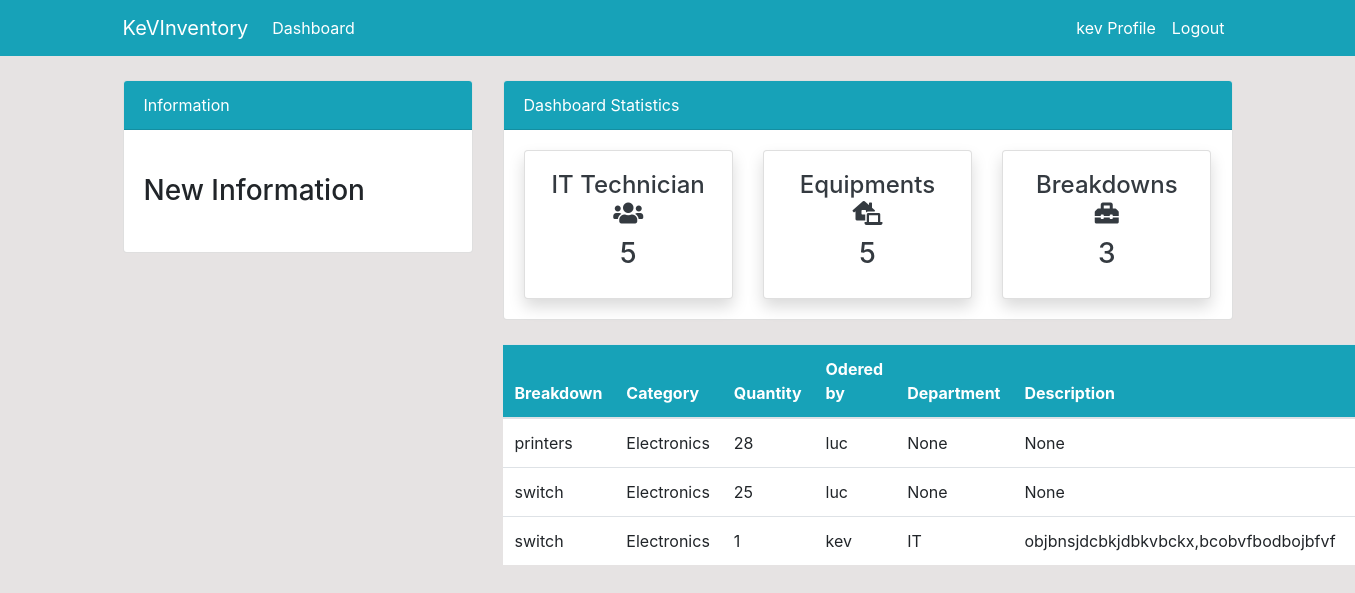
Page /order/ (signed in) on the committed database.
### dashboard/models.py (models this page shows, shortened)
class Order(models.Model):
    id = models.BigAutoField(primary_key=True)
    name = models.ForeignKey(Product, on_delete=models.CASCADE, null=True)
    customer = models.ForeignKey(User, on_delete=models.CASCADE, null=True)
    order_quantity = models.PositiveIntegerField(null=True)
    department = models.CharField(max_length=60, choices=DEPART, null=True)
    description = models.TextField(max_length=5000, null=True)
    status = models.BooleanField(default=False)

class Product(models.Model):
    name = models.CharField(max_length=100, null=True)
    quantity = models.PositiveIntegerField(null=True)
    category = models.CharField(max_length=50, choices=CATEGORY, null=True)
    purchase_date = models.DateTimeField(auto_now=True)
    purchase_cost = models.PositiveIntegerField(null=True)
    location = models.CharField(max_length=100, choices=DEPART, null=True)
    status = models.BooleanField(default=False)
    def __str__(self):
        return f'{self.name}'

### dashboard/views.py (the view)
# urls.py: path('order/', views.order, name='dashboard-order'),
@login_required(login_url='user-login')
def order(request):
    order = Order.objects.all()
    order_count = order.count()
    customer = User.objects.filter(groups=2)
    customer_count = customer.count()
    product = Product.objects.all()
    product_count = product.count()
    context = {
        'order': order,
        'customer_count': customer_count,
        'product_count': product_count,
        'order_count': order_count,
    }
    return render(request, 'dashboard/order.html', context)

### templates/dashboard/order.html (shortened to what this page needs)
{% extends 'partials/base.html' %}
{% block content %}
{% include 'partials/topside.html' %}
<div class="row my-4">
    <div class="col-md-4"></div>
    <div class="col-md-8">
        <table class="table bg-white">
            <thead class="bg-info text-white">
                <tr>
                    <th scope="col">Breakdown</th>
                    <th scope="col">Category</th>
                    <th scope="col">Quantity</th>
                    <th scope="col">Odered by</th>
                    <th scope="col">Department</th>
                    <th scope="col">Description</th>
                    <th scope="col">Status</th>
                </tr>
            </thead>
            <tbody>
                {% for order in order %}
                <tr>
                    <td>{{ order.name }}</td>
                    <td>{{ order.name.category }}</td>
                    <td>{{ order.order_quantity }}</td>
                    <td>{{ order.customer.username }}</td>
                    <td>{{ order.department }}</td>
                    <td>{{ order.description }}</td>
                    <td>{{ order.status }}</td>
                </tr>
                {% endfor %}
            </tbody>
        </table>
    </div>
</div>
{% endblock %}

### templates/partials/nav.html (shortened to what this page needs)
<nav class="navbar navbar-expand-lg navbar-info bg-info">
    <div class="container">
        {% if user.is_authenticated %}
        <a class="navbar-brand text-white" href="{% url 'dashboard-index' %}">KeVInventory</a>
        <div class="collapse navbar-collapse" id="navbarSupportedContent">
            <ul class="navbar-nav mr-auto">
                <li class="nav-item active">
                    <a class="nav-link text-white" href="{% url 'dashboard-index' %}">Dashboard </a>
                </li>
            </ul>
            <ul class="navbar-nav ml-auto">
                <li class="nav-item active">
                    <a class="nav-link text-white" href="{% url 'user-profile' %}">{{ user.username }} Profile
                        <span class="sr-only">(current)</span></a>
                </li>
                <li class="nav-item">
                    <a class="nav-link text-white" href="{% url 'user-logout' %}">Logout</a>
                </li>
            </ul>
            {% endif %}
        </div>
    </div>
</nav>

### static/style.css (style rules this page uses)
body { background: rgb(230, 227, 227); }

### rows in the picture
Order: name "printers", name.category "Electronics", order_quantity "28", customer.username "luc", department "None", description "None"
Order: name "switch", name.category "Electronics", order_quantity "25", customer.username "luc", department "None", description "None"
Order: name "switch", name.category "Electronics", order_quantity "1", customer.username "kev", department "IT", description "objbnsjdcbkjdbkvbckx,bcobvfbodbojbfvf"

### other values in the picture
{{ user.username }} "kev"
{{ customer_count }} "5"
{{ product_count }} "5"
{{ order_count }} "3"
